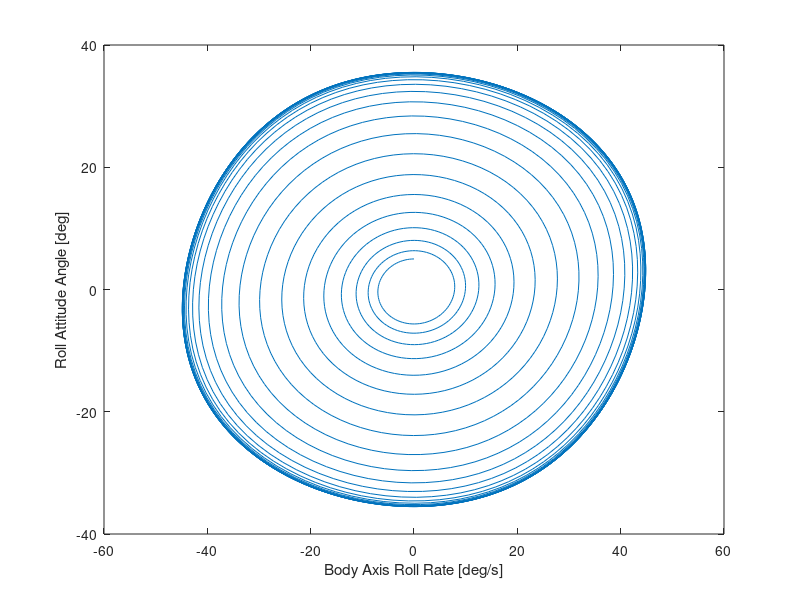

MATLAB code to generate this figure:
% hw1_q2
clear; clc; format long

% setting the constants
Ixx = 15000; % [kg.m2] 
b = 11.4; % [m]
S = 22.2; % [m2]
rho = 1.22; % [kg/m3]
V = 53; % [m/s]
phi0 = 5; % [deg]
phi0 = deg2rad(phi0);
p0 = 0; 

% simulation setup
dt = 0.05; % [s]
t = 120/dt;

% pre-allocating p & phi
p_arr = zeros(t,length(t)); 
p_arr(1) = p0;
phi_arr = zeros(t,length(t)); 
phi_arr(1) = phi0;

% eqns
dpdt = @(p, phi) 0.5 * rho * V^2 * S * b * (-0.06*phi + 0.033*p*b/(2*V) ...
        + 0.073*(p*b/(2*V))^3 - 0.36*p*b/(2*V)*phi^2 ...
        + 1.47*(p*b/(2*V))^2*phi) / Ixx;
dphidt = @(p) p;

for i = 1:t
    p = p_arr(i);
    phi = phi_arr(i);

    r1p = dpdt(p,phi);
    r1phi = dphidt(p);

    p = p_arr(i) + (0.5*r1p*dt); % updating p value for the next iteration
    phi = phi_arr(i) + (0.5*r1phi*dt);

    r2p = dpdt(p,phi);
    r2phi = dphidt(p);

    p = p_arr(i) + (0.5*r2p*dt);
    phi = phi_arr(i) + (0.5*r2phi*dt);

    r3p = dpdt(p,phi);
    r3phi = dphidt(p);

    p = p_arr(i) + (r3p*dt);
    phi = phi_arr(i) + (r3phi*dt); 

    r4p =  dpdt(p,phi);
    r4phi = dphidt(p); 

    p_arr(i+1) = p_arr(i) + (r1p+ 2*r2p+ 2*r3p + r4p)*dt/6;
    phi_arr(i+1) = phi_arr(i) + (r1phi+ 2*r2phi+ 2*r3phi + r4phi)*dt/6;
end % for

p_arr = rad2deg(p_arr);
phi_arr = rad2deg(phi_arr);

figure(1)
plot(p_arr, phi_arr); 
xlabel('Body Axis Roll Rate [deg/s]');
ylabel('Roll Attitude Angle [deg]');
